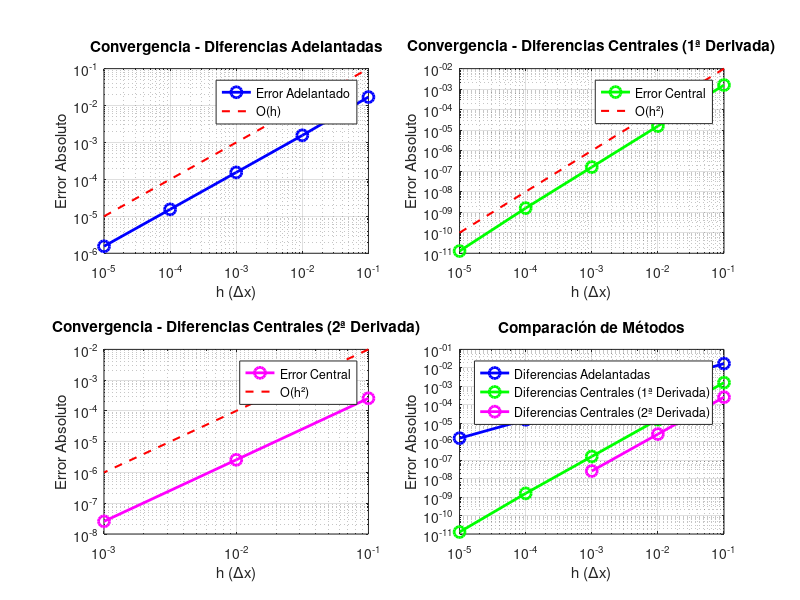
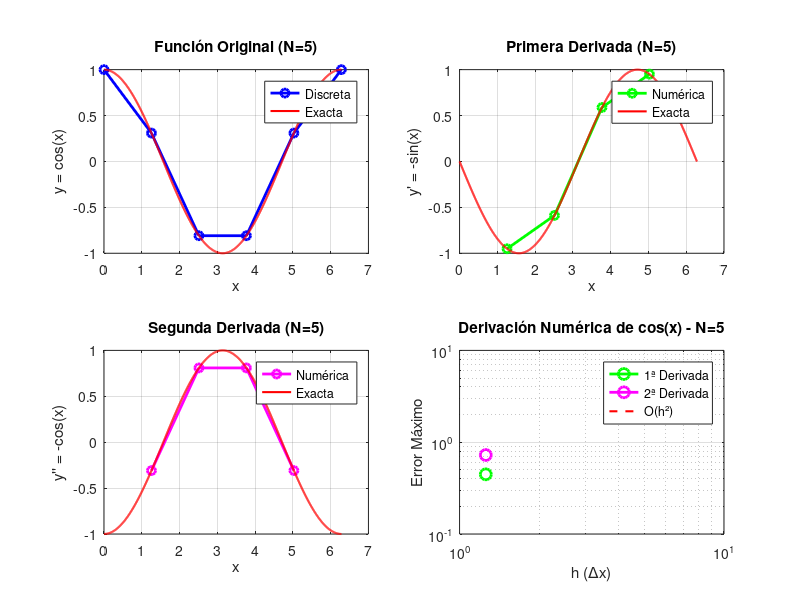
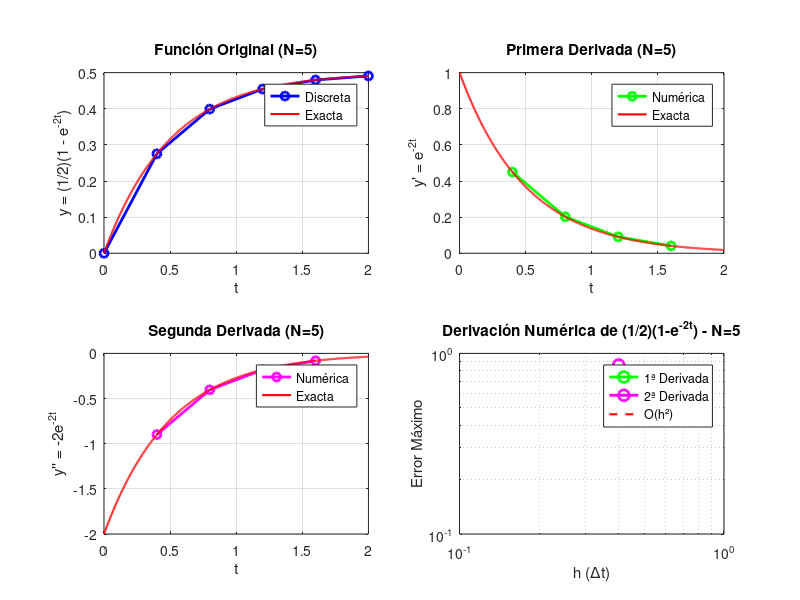
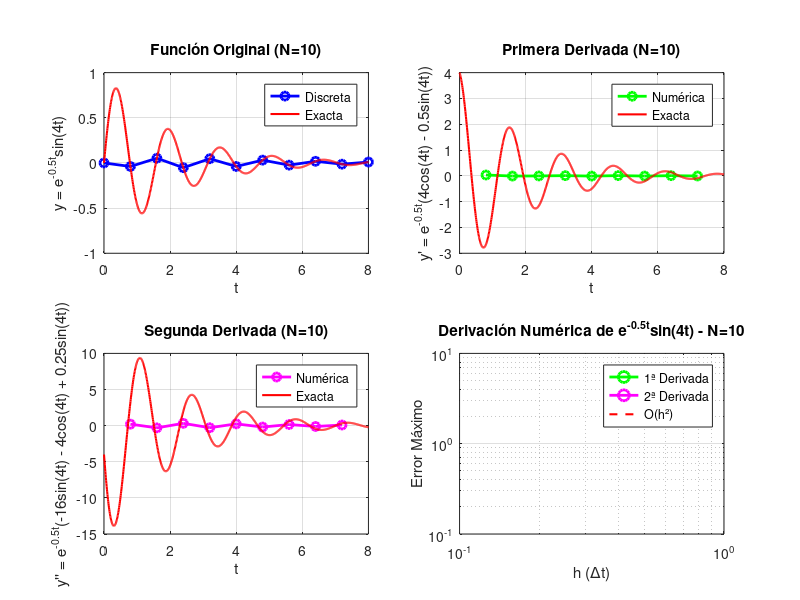

The MATLAB source for these figures, in order:
function tp2 
    ej1();
    fprintf('\n\n');
    ej2();
    fprintf('\n\n');
    ej3();
    fprintf('\n\n');
    ej4();
    fprintf('\n\n');
endfunction

function ej1 
    % Función a analizar: y = sen(x)
    % Punto de evaluación x = pi /10
    % Valor primera derivada = cos(pi/10) = 0.951
    x0 = pi/10;
    f = @(x) sin(x);
    df_exact = @(x) cos(x);
    d2f_exact = @(x) -sin(x);

    %Valor de la primera derivada en x0 es:
    derivada_exacta_1 = df_exact(x0);
    fprintf('Valor de la primera derivada en x=π/10: %.9f\n', derivada_exacta_1);
    %Valor de la segunda derivada en x0 es:
    derivada_exacta_2 = d2f_exact(x0);
    fprintf('Valor de la segunda derivada en x=π/10: %.9f\n', derivada_exacta_2);

    % a) Derivda primera con dos puntos y su error asociado
    % FÓRMULAS: f'(x) = (f(x+h) - f(x)) / h
    % ERROR: E = -(h/2) - f''(e) = O(h)
    fprintf('\n ==== PARTE A: DERIVDA PRIMERA CON DOS VALORES ====\n');

    % Diferentes valores de h
    h_values=[0.00001, 0.0001, 0.001, 0.01, 0.1];

    %Inicializar valores para guardar los resultados
    deriv = zeros(size(h_values));
    error_derivada = zeros(size(h_values));

    fprintf('h\t\tDerivada Adelante\tError Adelante\t\tlog(h)\t\tlog(Error)\n');
    fprintf('---\t\t----------------\t---------------\t\t------\t\t----------\n');

    for i = 1 : length(h_values)
        h = h_values(i);

        % Calcular la primera derivda
        deriv(i) = (f(x0 + h) - f(x0)) / h;

        % Calcular error absoluto
        error_derivada(i) = abs(deriv(i) - derivada_exacta_1);

        % Mostrar resultados
        fprintf('%.5f\t%.9f\t\t%.2e\t\t%.1f\t\t%.3f\n', ...
            h, deriv(i), error_derivada(i), log10(h), log10(error_derivada(i)));
    end 

    % Calcular la pendiente de la recha log(error) vs log(h)
    log_h = log10(h_values);
    log_error = log10(error_derivada);
    pendiente_primera = polyfit(log_h, log_error, 1);
    fprintf('\nPendiente (orden de convergencia): %.2f\n', pendiente_primera(1));

    %% PARTE B) DIFERENCIAS CENTRALES (TRES PUNTOS) - PRIMERA DERIVADA
    % Fórmula: f'(x) ≈ (f(x+h) - f(x-h))/(2h)
    % Error: E = -(h²/6)*f'''(ξ) = O(h²)

    fprintf('\n=== PARTE B: DIFERENCIAS CENTRALES (PRIMERA DERIVADA) ===\n');
    derivada_central_1 = zeros(size(h_values));
    error_segunda_1 = zeros(size(h_values));

    fprintf('h\t\tDerivada Central\tError Central\t\tlog(h)\t\tlog(Error)\n');
    fprintf('---\t\t----------------\t---------------\t\t------\t\t----------\n');

    for i = 1:length(h_values)
        h = h_values(i);

        % Calcular segunda derivada central 
        deriv_central_1(i) = (f(x0 + h) - f(x0 - h)) / (2*h);

        % Calcular error absoluto
        error_central_1(i) = abs(deriv_central_1(i) - derivada_exacta_1);

        % Mostrar resultados
        fprintf('%.5f\t%.9f\t\t%.2e\t\t%.1f\t\t%.3f\n', ...
            h, deriv_central_1(i), error_central_1(i), log10(h), log10(error_central_1(i)));
    end

    % Calcular pendiente de la recta log(error) vs log(h)
    log_error_central_1 = log10(error_central_1);
    pendiente_central_1 = polyfit(log_h, log_error_central_1, 1);
    fprintf('\nPendiente (orden de convergencia): %.2f\n', pendiente_central_1(1));

    %% PARTE C) DIFERENCIAS CENTRALES (TRES PUNTOS) - SEGUNDA DERIVADA
    % Fórmula: f''(x) ≈ (f(x-h) - 2f(x) + f(x+h))/h²
    % Error: E = (h²/12)*f''''(ξ) = O(h²)

    fprintf('\n=== PARTE C: DIFERENCIAS CENTRALES (SEGUNDA DERIVADA) ===\n');
    h_values_2 = [0.1, 0.01, 0.001];

    derivada_central_2 = zeros(size(h_values_2));
    error_central_2 = zeros(size(h_values_2));

    fprintf('h\t\tDerivada Central\tValor Exacto\t\tError Absoluto\tlog(h)\t\tlog(Error)\n');
    fprintf('---\t\t----------------\t-------------\t\t---------------\t------\t\t----------\n');

    for i = 1 : length(h_values_2)
        h = h_values_2(i);

        % Calcular segunda derivada central
        deriv_central_2(i) = (f(x0-h) - 2*f(x0) + f(x0 + h)) / (h^2);

        % Calcular error absoluto
        error_central_2(i) = abs(deriv_central_2(i) - derivada_exacta_2);
        % Mostrar resultados
        fprintf('%.3f\t\t%.9f\t\t%.9f\t\t%.2e\t\t%.1f\t\t%.3f\n', ...
            h, deriv_central_2(i), derivada_exacta_2, error_central_2(i), ...
            log10(h), log10(error_central_2(i)));
    end 

    % Calcular pendiente de la recta log(error) vs log(h)
    log_h_2 = log10(h_values_2);
    log_error_central_2 = log10(error_central_2);
    pendiente_central_2 = polyfit(log_h_2, log_error_central_2, 1);
    fprintf('\nPendiente (orden de convergencia): %.2f\n', pendiente_central_2(1));

    % GENERACIÓN DE GRÁFICOS DE CONVERGENCIA 
    fprintf('\n=== GRÁFICOS DE CONVERGENCIA ===\n');

    figure('Position', [100, 100, 1200, 800]);

    % Gráfico 1: Diferencias Adelantadas
    subplot(2, 2, 1);
    loglog(h_values, error_derivada, 'bo-', 'LineWidth', 2, 'MarkerSize', 8);
    hold on;
    loglog(h_values, h_values, 'r--', 'LineWidth', 1.5);  % Línea de referencia O(h)
    xlabel('h (Δx)');
    ylabel('Error Absoluto');
    title('Convergencia - Diferencias Adelantadas');
    legend('Error Adelantado', 'O(h)', 'Location', 'northeast');
    grid on;

    % Gráfico 2: Diferencias Centrales (Primera Derivada)
    subplot(2, 2, 2);
    loglog(h_values, error_central_1, 'go-', 'LineWidth', 2, 'MarkerSize', 8);
    hold on;
    loglog(h_values, h_values.^2, 'r--', 'LineWidth', 1.5);  % Línea de referencia O(h²)
    xlabel('h (Δx)');
    ylabel('Error Absoluto');
    title('Convergencia - Diferencias Centrales (1ª Derivada)');
    legend('Error Central', 'O(h²)', 'Location', 'northeast');
    grid on;

    % Gráfico 3: Diferencias Centrales (Segunda Derivada)
    subplot(2, 2, 3);
    loglog(h_values_2, error_central_2, 'mo-', 'LineWidth', 2, 'MarkerSize', 8);
    hold on;
    loglog(h_values_2, h_values_2.^2, 'r--', 'LineWidth', 1.5);  % Línea de referencia O(h²)
    xlabel('h (Δx)');
    ylabel('Error Absoluto');
    title('Convergencia - Diferencias Centrales (2ª Derivada)');
    legend('Error Central', 'O(h²)', 'Location', 'northeast');
    grid on;

    % Gráfico 4: Comparación de Métodos
    subplot(2, 2, 4);
    loglog(h_values, error_derivada, 'bo-', 'LineWidth', 2, 'MarkerSize', 8);
    hold on;
    loglog(h_values, error_central_1, 'go-', 'LineWidth', 2, 'MarkerSize', 8);
    loglog(h_values_2, error_central_2, 'mo-', 'LineWidth', 2, 'MarkerSize', 8);
    xlabel('h (Δx)');
    ylabel('Error Absoluto');
    title('Comparación de Métodos');
    legend('Diferencias Adelantadas', 'Diferencias Centrales (1ª Derivada)', 'Diferencias Centrales (2ª Derivada)', 'Location', 'northeast');
    grid on;
endfunction

function ej2 
    fprintf('=== EJERCICIO 2: DERIVACIÓN NUMÉRICA ===\n');
    x0 = 0;
    xf = 2*pi;
    f = @(x) cos(x); 
    df_exact = @(x) -sin(x);
    d2f_exact = @(x) -cos(x);

    n_values = [5, 10, 20];

    % Vectores para análisis de convergencia
    delta_x = zeros(1, length(n_values));
    errores_primera = zeros(1, length(n_values));
    errores_segunda = zeros(1, length(n_values));
    fprintf('N\t\th (Δx)\t\tError 1ª Derivada\tError 2ª Derivada\n');
    fprintf('---\t\t-------\t\t----------------\t\t----------------\n');
    for i = 1 : length(n_values)
        n = n_values(i);
        h = (xf - x0) / n;
        delta_x(i) = h;

        % Discretización del intervalo
        x = linspace(x0, xf, n+1);
        y = f(x);

        % Calcular derivada  
        df_numerica = zeros(size(x));
        d2f_numerica = zeros(size(x));

        % Derivada primera
        for j = 2 : n
            df_numerica(j) = (y(j+1) - y(j-1)) / (2*h);
        endfor
        % Derivada segunda
        for j = 2 : n
            d2f_numerica(j) = (y(j+1) - 2*y(j) + y(j-1)) / (h^2);
        endfor

        % Calcular errores comparando con valores exactos
        df_numerica = df_exact(x);
        d2f_numerica = d2f_exact(x);

        %Error máximo en derivada primera (solo puntos intermedios)
        errores_primera(i) = max(abs(df_numerica(2:n) - df_exact(2:n)));
        %Error máximo en derivada segunda (solo puntos intermedios)
        errores_segunda(i) = max(abs(d2f_numerica(2:n) - d2f_exact(2:n)));
        
        % Mostrar resultados
        fprintf('%d\t\t%.5f\t\t%.2e\t\t%.2e\n', n, h, errores_primera(i), errores_segunda(i));

        % Crear gráficos para cada valor de N
        if i == 1  % Solo crear figura para el primer caso (N=5) como ejemplo
            figure('Position', [100, 100, 1200, 800]);
            
            % Gráfico 1: Función original
            subplot(2,2,1);
            plot(x, y, 'bo-', 'LineWidth', 2, 'MarkerSize', 6);
            hold on;
            x_fine = linspace(x0, xf, 1000);
            plot(x_fine, f(x_fine), 'r-', 'LineWidth', 1.5);
            xlabel('x');
            ylabel('y = cos(x)');
            title(sprintf('Función Original (N=%d)', n));
            legend('Discreta', 'Exacta', 'Location', 'northeast');
            grid on;
            
            % Gráfico 2: Primera derivada
            subplot(2,2,2);
            plot(x(2:n), df_numerica(2:n), 'go-', 'LineWidth', 2, 'MarkerSize', 6);
            hold on;
            plot(x_fine, df_exact(x_fine), 'r-', 'LineWidth', 1.5);
            xlabel('x');
            ylabel("y' = -sin(x)");
            title(sprintf('Primera Derivada (N=%d)', n));
            legend('Numérica', 'Exacta', 'Location', 'northeast');
            grid on;
            
            % Gráfico 3: Segunda derivada
            subplot(2,2,3);
            plot(x(2:n), d2f_numerica(2:n), 'mo-', 'LineWidth', 2, 'MarkerSize', 6);
            hold on;
            plot(x_fine, d2f_exact(x_fine), 'r-', 'LineWidth', 1.5);
            xlabel('x');
            ylabel("y'' = -cos(x)");
            title(sprintf('Segunda Derivada (N=%d)', n));
            legend('Numérica', 'Exacta', 'Location', 'northeast');
            grid on;
            
            % Gráfico 4: Comparación de errores
            subplot(2,2,4);
            loglog(delta_x(1:i), errores_primera(1:i), 'go-', 'LineWidth', 2, 'MarkerSize', 8);
            hold on;
            loglog(delta_x(1:i), errores_segunda(1:i), 'mo-', 'LineWidth', 2, 'MarkerSize', 8);
            loglog(delta_x(1:i), delta_x(1:i).^2, 'r--', 'LineWidth', 1.5);
            xlabel('h (Δx)');
            ylabel('Error Máximo');
            title('Convergencia de Errores');
            legend('1ª Derivada', '2ª Derivada', 'O(h²)', 'Location', 'northeast');
            grid on;
            
            title(sprintf('Derivación Numérica de cos(x) - N=%d', n));
        endif
    endfor
endfunction

function ej3 
    fprintf('=== EJERCICIO 3: DERIVACIÓN NUMÉRICA ===\n');
    x0 = 0;
    xf = 2;
    f = @(t) (1/2) * (1 - exp(-2*t)); 
    df_exact = @(t) exp(-2*t);
    d2f_exact = @(t) -2*exp(-2*t);

    n_values = [5, 10, 20];

    % Vectores para análisis de convergencia
    delta_x = zeros(1, length(n_values));
    errores_primera = zeros(1, length(n_values));
    errores_segunda = zeros(1, length(n_values));
    fprintf('N\t\th (Δx)\t\tError 1ª Derivada\tError 2ª Derivada\n');
    fprintf('---\t\t-------\t\t----------------\t\t----------------\n');
    for i = 1 : length(n_values)
        n = n_values(i);
        h = (xf - x0) / n;
        delta_x(i) = h;

        % Discretización del intervalo
        t = linspace(x0, xf, n+1);
        y = f(t);

        % Calcular derivada  
        df_numerica = zeros(size(t));
        d2f_numerica = zeros(size(t));

        % Derivada primera
        for j = 2 : n
            df_numerica(j) = (y(j+1) - y(j-1)) / (2*h);
        endfor
        % Derivada segunda
        for j = 2 : n
            d2f_numerica(j) = (y(j+1) - 2*y(j) + y(j-1)) / (h^2);
        endfor

        % Calcular errores comparando con valores exactos
        df_numerica = df_exact(t);
        d2f_numerica = d2f_exact(t);

        %Error máximo en derivada primera (solo puntos intermedios)
        errores_primera(i) = max(abs(df_numerica(2:n) - df_exact(2:n)));
        %Error máximo en derivada segunda (solo puntos intermedios)
        errores_segunda(i) = max(abs(d2f_numerica(2:n) - d2f_exact(2:n)));
        
        % Mostrar resultados
        fprintf('%d\t\t%.5f\t\t%.2e\t\t%.2e\n', n, h, errores_primera(i), errores_segunda(i));

        % Crear gráficos para cada valor de N
        if i == 1  % Solo crear figura para el primer caso (N=5) como ejemplo
            figure('Position', [100, 100, 1200, 800]);
            
            % Gráfico 1: Función original
            subplot(2,2,1);
            plot(t, y, 'bo-', 'LineWidth', 2, 'MarkerSize', 6);
            hold on;
            t_fine = linspace(x0, xf, 1000);
            plot(t_fine, f(t_fine), 'r-', 'LineWidth', 1.5);
            xlabel('t');
            ylabel('y = (1/2)(1 - e^{-2t})');  % CORREGIDO: etiqueta correcta
            title(sprintf('Función Original (N=%d)', n));
            legend('Discreta', 'Exacta', 'Location', 'northeast');
            grid on;
            
            % Gráfico 2: Primera derivada
            subplot(2,2,2);
            plot(t(2:n), df_numerica(2:n), 'go-', 'LineWidth', 2, 'MarkerSize', 6);
            hold on;
            plot(t_fine, df_exact(t_fine), 'r-', 'LineWidth', 1.5);
            xlabel('t');
            ylabel("y' = e^{-2t}");  % CORREGIDO: etiqueta correcta
            title(sprintf('Primera Derivada (N=%d)', n));
            legend('Numérica', 'Exacta', 'Location', 'northeast');
            grid on;
            
            % Gráfico 3: Segunda derivada
            subplot(2,2,3);
            plot(t(2:n), d2f_numerica(2:n), 'mo-', 'LineWidth', 2, 'MarkerSize', 6);
            hold on;
            plot(t_fine, d2f_exact(t_fine), 'r-', 'LineWidth', 1.5);
            xlabel('t');
            ylabel("y'' = -2e^{-2t}");  % CORREGIDO: etiqueta correcta
            title(sprintf('Segunda Derivada (N=%d)', n));
            legend('Numérica', 'Exacta', 'Location', 'northeast');
            grid on;
            
            % Gráfico 4: Comparación de errores
            subplot(2,2,4);
            loglog(delta_x(1:i), errores_primera(1:i), 'go-', 'LineWidth', 2, 'MarkerSize', 8);
            hold on;
            loglog(delta_x(1:i), errores_segunda(1:i), 'mo-', 'LineWidth', 2, 'MarkerSize', 8);
            loglog(delta_x(1:i), delta_x(1:i).^2, 'r--', 'LineWidth', 1.5);
            xlabel('h (Δt)');
            ylabel('Error Máximo');
            title('Convergencia de Errores');
            legend('1ª Derivada', '2ª Derivada', 'O(h²)', 'Location', 'northeast');
            grid on;
            
            title(sprintf('Derivación Numérica de (1/2)(1-e^{-2t}) - N=%d', n));
        endif
    endfor
endfunction

function ej4 
    fprintf('=== EJERCICIO 4: DERIVACIÓN NUMÉRICA ===\n');
    x0 = 0;
    xf = 8;
    f = @(t) exp(-0.5*t).*sin(4*t); 
    df_exact = @(t) exp(-0.5*t).*(4*cos(4*t) - 0.5*sin(4*t));
    d2f_exact = @(t) exp(-0.5*t).*(-16*sin(4*t) - 4*cos(4*t) + 0.25*sin(4*t));

    n_values = [10, 50, 100];

    % Vectores para análisis de convergencia
    delta_x = zeros(1, length(n_values));
    error_primera = zeros(1, length(n_values));
    error_segunda = zeros(1, length(n_values));
    fprintf('N\t\th (Δx)\t\tError 1ª Derivada\tError 2ª Derivada\n');
    fprintf('---\t\t-------\t\t----------------\t\t----------------\n');
    for i = 1 : length(n_values)
        n = n_values(i);
        h = (xf - x0) / n;
        delta_x(i) = h;

        % Discretización del intervalo
        t = linspace(x0, xf, n+1);
        y = f(t);

        % Calcular derivada  
        df_numerica = zeros(size(t));
        d2f_numerica = zeros(size(t));

        % Derivada primera
        for j = 2 : n
            df_numerica(j) = (y(j+1) - y(j-1)) / (2*h);
        endfor
        % Derivada segunda
        for j = 2 : n
            d2f_numerica(j) = (y(j+1) - 2*y(j) + y(j-1)) / (h^2);
        endfor

        % Calcular errores comparando con valores exactos
        df_exacta = df_exact(t);
        d2f_exacta = d2f_exact(t);

        %Error máximo en derivada primera (solo puntos intermedios)
        error_primera(i) = max(abs(df_numerica(2:n) - df_exacta(2:n)));

        %Error máximo en derivada segunda (solo puntos intermedios)
        error_segunda(i) = max(abs(d2f_numerica(2:n) - d2f_exacta(2:n)));
        
        % Mostrar resultados
        fprintf('%d\t\t%.5f\t\t%.2e\t\t%.2e\n', n, h, error_primera(i), error_segunda(i));

        % Crear gráficos para cada valor de N
        if i == 1  % Solo crear figura para el primer caso (N=5) como ejemplo
            figure('Position', [100, 100, 1200, 800]);
            
            % Gráfico 1: Función original
            subplot(2,2,1);
            plot(t, y, 'bo-', 'LineWidth', 2, 'MarkerSize', 6);
            hold on;
            t_fine = linspace(x0, xf, 1000);
            plot(t_fine, f(t_fine), 'r-', 'LineWidth', 1.5);
            xlabel('t');
            ylabel('y = e^{-0.5t}sin(4t)');  % CORREGIDO: etiqueta correcta
            title(sprintf('Función Original (N=%d)', n));
            legend('Discreta', 'Exacta', 'Location', 'northeast');
            grid on;
            
            % Gráfico 2: Primera derivada
            subplot(2,2,2);
            plot(t(2:n), df_numerica(2:n), 'go-', 'LineWidth', 2, 'MarkerSize', 6);
            hold on;
            plot(t_fine, df_exact(t_fine), 'r-', 'LineWidth', 1.5);
            xlabel('t');
            ylabel("y' = e^{-0.5t}(4cos(4t) - 0.5sin(4t))");  % CORREGIDO: etiqueta correcta
            title(sprintf('Primera Derivada (N=%d)', n));
            legend('Numérica', 'Exacta', 'Location', 'northeast');
            grid on;
            
            % Gráfico 3: Segunda derivada
            subplot(2,2,3);
            plot(t(2:n), d2f_numerica(2:n), 'mo-', 'LineWidth', 2, 'MarkerSize', 6);
            hold on;
            plot(t_fine, d2f_exact(t_fine), 'r-', 'LineWidth', 1.5);
            xlabel('t');
            ylabel("y'' = e^{-0.5t}(-16sin(4t) - 4cos(4t) + 0.25sin(4t))");  % CORREGIDO: etiqueta correcta
            title(sprintf('Segunda Derivada (N=%d)', n));
            legend('Numérica', 'Exacta', 'Location', 'northeast');
            grid on;
            
            % Gráfico 4: Comparación de errores
            subplot(2,2,4);
            loglog(delta_x(1:i), error_primera(1:i), 'go-', 'LineWidth', 2, 'MarkerSize', 8);
            hold on;
            loglog(delta_x(1:i), error_segunda(1:i), 'mo-', 'LineWidth', 2, 'MarkerSize', 8);
            loglog(delta_x(1:i), delta_x(1:i).^2, 'r--', 'LineWidth', 1.5);
            xlabel('h (Δt)');
            ylabel('Error Máximo');
            title('Convergencia de Errores');
            legend('1ª Derivada', '2ª Derivada', 'O(h²)', 'Location', 'northeast');
            grid on;
            
            title(sprintf('Derivación Numérica de e^{-0.5t}sin(4t) - N=%d', n));
        endif
    endfor
endfunction